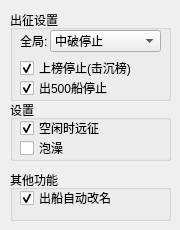
      <widget class="QWidget" name="tab_4">
       <attribute name="title">
        <string>全局设置</string>
       </attribute>
       <widget class="QGroupBox" name="groupBox_19">
        <property name="geometry">
         <rect>
          <x>10</x>
          <y>10</y>
          <width>161</width>
          <height>91</height>
         </rect>
        </property>
        <property name="title">
         <string>出征设置</string>
        </property>
        <widget class="QComboBox" name="cb_repair">
         <property name="geometry">
          <rect>
           <x>40</x>
           <y>20</y>
           <width>111</width>
           <height>22</height>
          </rect>
         </property>
         <item>
          <property name="text">
           <string>中破停止</string>
          </property>
         </item>
         <item>
          <property name="text">
           <string>大破停止</string>
          </property>
         </item>
         <item>
          <property name="text">
           <string>中破修理</string>
          </property>
         </item>
         <item>
          <property name="text">
           <string>大破修理</string>
          </property>
         </item>
        </widget>
        <widget class="QCheckBox" name="cb_rank">
         <property name="geometry">
          <rect>
           <x>10</x>
           <y>50</y>
           <width>141</width>
           <height>16</height>
          </rect>
         </property>
         <property name="text">
          <string>上榜停止(击沉榜)</string>
         </property>
         <property name="checked">
          <bool>true</bool>
         </property>
        </widget>
        <widget class="QCheckBox" name="cb_500stop">
         <property name="geometry">
          <rect>
           <x>10</x>
           <y>70</y>
           <width>131</width>
           <height>16</height>
          </rect>
         </property>
         <property name="text">
          <string>出500船停止</string>
         </property>
         <property name="checked">
          <bool>true</bool>
         </property>
        </widget>
        <widget class="QLabel" name="label_4">
         <property name="geometry">
          <rect>
           <x>10</x>
           <y>20</y>
           <width>51</width>
           <height>21</height>
          </rect>
         </property>
         <property name="text">
          <string>全局:</string>
         </property>
        </widget>
       </widget>
       <widget class="QGroupBox" name="groupBox_3">
        <property name="geometry">
         <rect>
          <x>10</x>
          <y>100</y>
          <width>161</width>
          <height>61</height>
         </rect>
        </property>
        <property name="title">
         <string>设置</string>
        </property>
        <widget class="QCheckBox" name="cb_free_explore">
         <property name="geometry">
          <rect>
           <x>10</x>
           <y>20</y>
           <width>141</width>
           <height>16</height>
          </rect>
         </property>
         <property name="text">
          <string>空闲时远征</string>
         </property>
         <property name="checked">
          <bool>true</bool>
         </property>
        </widget>
        <widget class="QCheckBox" name="cb_free_shower">
         <property name="geometry">
          <rect>
           <x>10</x>
           <y>40</y>
           <width>131</width>
           <height>16</height>
          </rect>
         </property>
         <property name="text">
          <string>泡澡</string>
         </property>
        </widget>
       </widget>
       <widget class="QGroupBox" name="groupBox_4">
        <property name="geometry">
         <rect>
          <x>10</x>
          <y>170</y>
          <width>161</width>
          <height>51</height>
         </rect>
        </property>
        <property name="title">
         <string>其他功能</string>
        </property>
        <widget class="QCheckBox" name="cb_changeName">
         <property name="geometry">
          <rect>
           <x>10</x>
           <y>20</y>
           <width>131</width>
           <height>16</height>
          </rect>
         </property>
         <property name="text">
          <string>出船自动改名</string>
         </property>
         <property name="checked">
          <bool>true</bool>
         </property>
        </widget>
       </widget>
      </widget>
